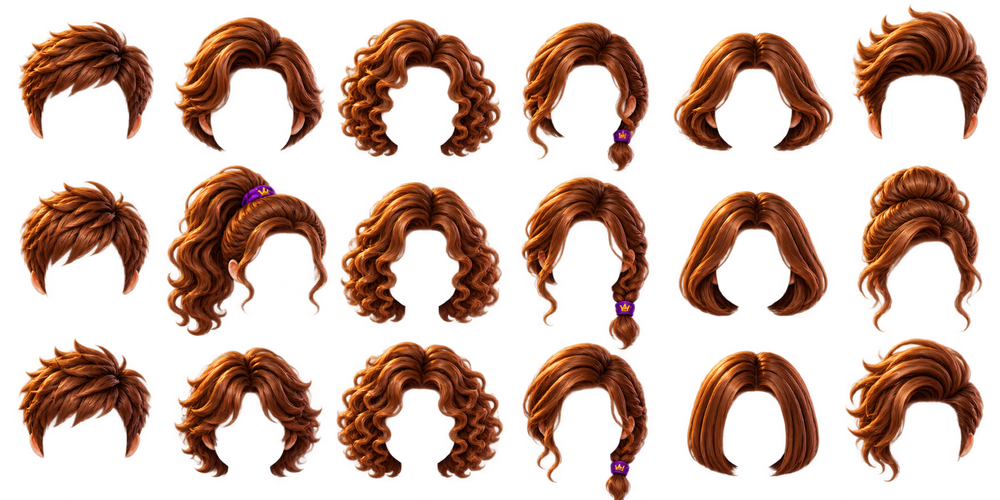
#> input picture assets/images/menti_2_2/premium/hair.png, 1000 x 500 px, shrunk from 1774 x 887 before the run
$ python index_menti_braid_masks.py
#> lines starting #> are read from the running program, lines starting #| are printed output that depends on the picture
"""Index detached atlas contamination without changing any original PNG pixel.

The largest opaque core is the braid; tiny alpha halos can connect neighbouring
atlas tiles. A multi-source flood assigns original antialias pixels to their
nearest core. Only foreign cores and isolated fragments are excluded. No source
image is edited. Requires Pillow for development.
"""
from collections import deque
import hashlib
from pathlib import Path
import re

from PIL import Image

root = Path(__file__).resolve().parents[1]
asset = root / 'assets/images/menti_2_2/premium/hair.png'
alpha = Image.open(asset).getchannel('A')
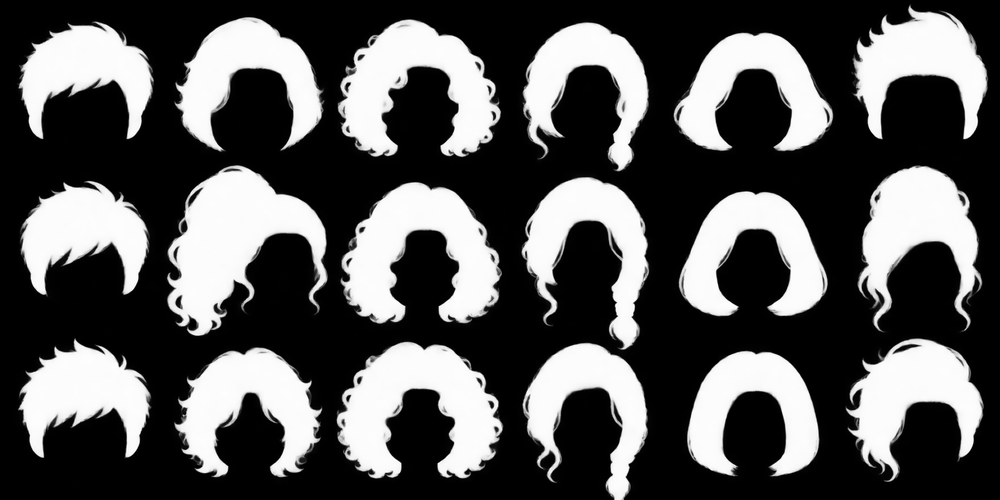
#> alpha: PIL image 1000x500 L; min 0, max 255, mean 87.4
#> (the run stopped early here; a loop or call above may not have finished)

$ run again, with assets/images/menti_2_2/premium/bodies.png copied over assets/images/menti_2_2/premium/hair.png
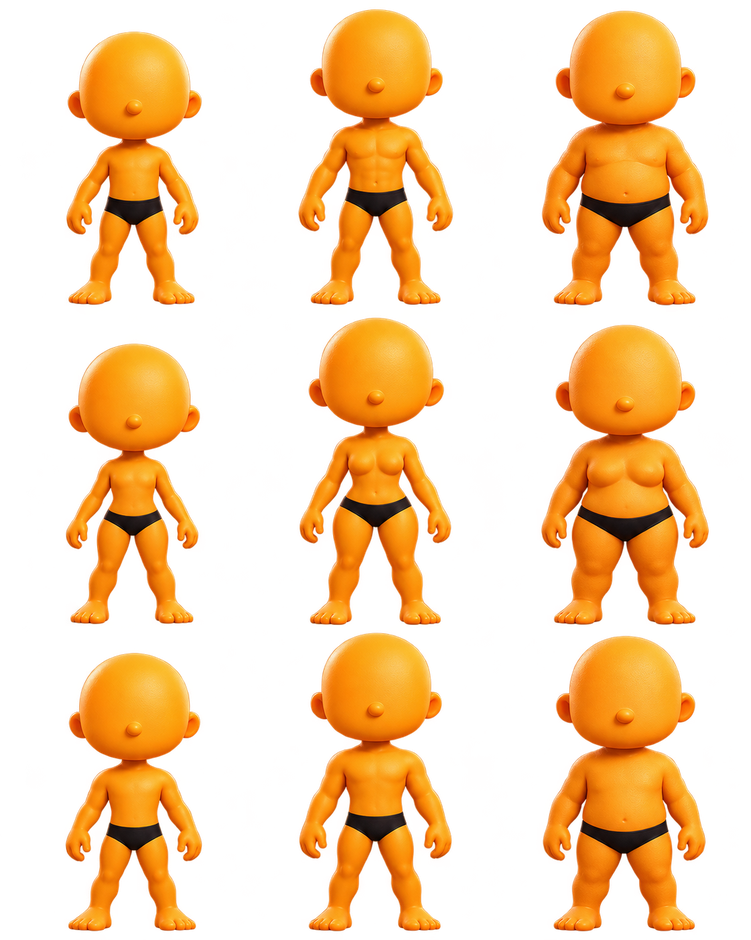
#> input picture assets/images/menti_2_2/premium/bodies.png, 751 x 940 px, shrunk from 1121 x 1403 before the run
#> `alpha = Image.open(asset).getchannel('A')`:
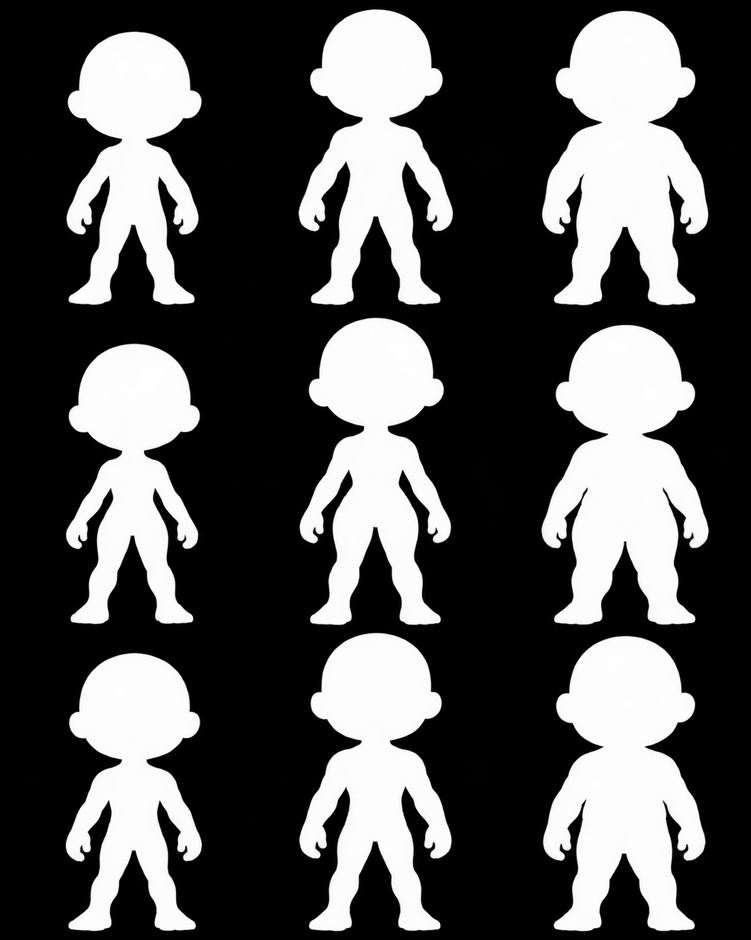
#> alpha: PIL image 751x940 L; min 0, max 255, mean 84.9

$ run again, with assets/images/menti_2_2/premium/bow-silk-226.png copied over assets/images/menti_2_2/premium/hair.png
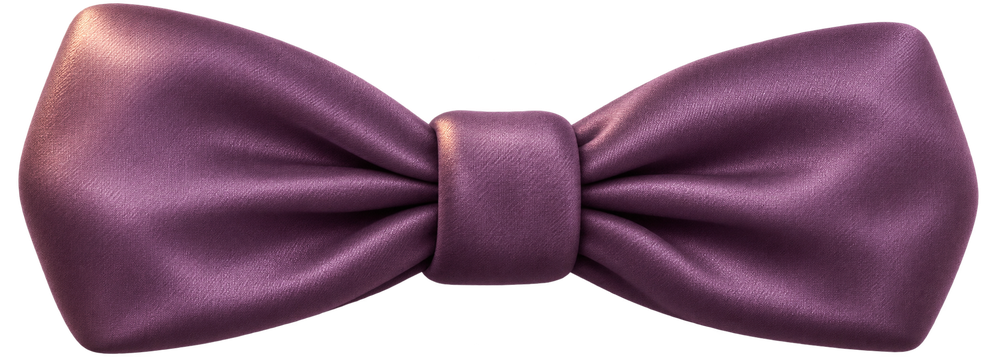
#> input picture assets/images/menti_2_2/premium/bow-silk-226.png, 1000 x 357 px, shrunk from 2098 x 749 before the run
#> `alpha = Image.open(asset).getchannel('A')`:
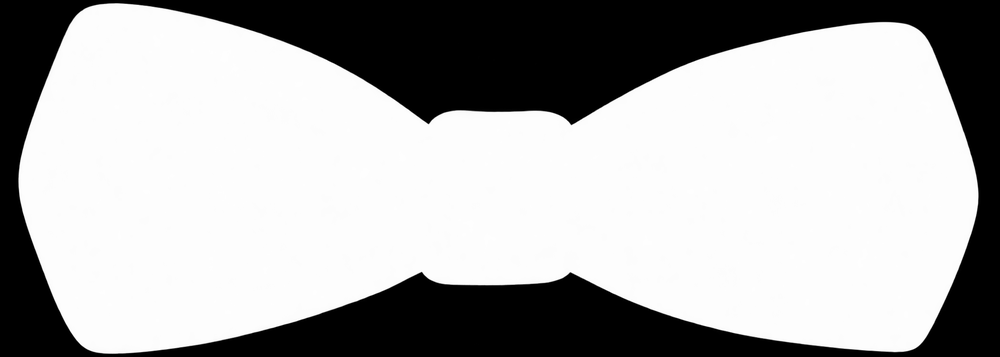
#> alpha: PIL image 1000x357 L; min 0, max 255, mean 171.7

$ run again, with assets/images/menti_2_2/premium/features.png copied over assets/images/menti_2_2/premium/hair.png
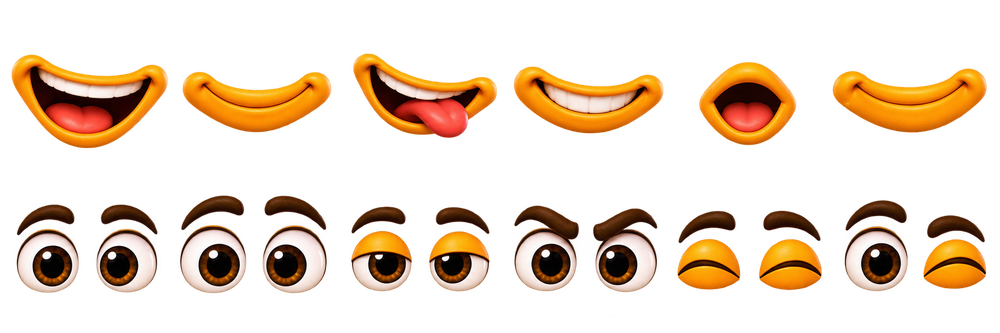
#> input picture assets/images/menti_2_2/premium/features.png, 1000 x 333 px, shrunk from 2172 x 724 before the run
#> `alpha = Image.open(asset).getchannel('A')`:
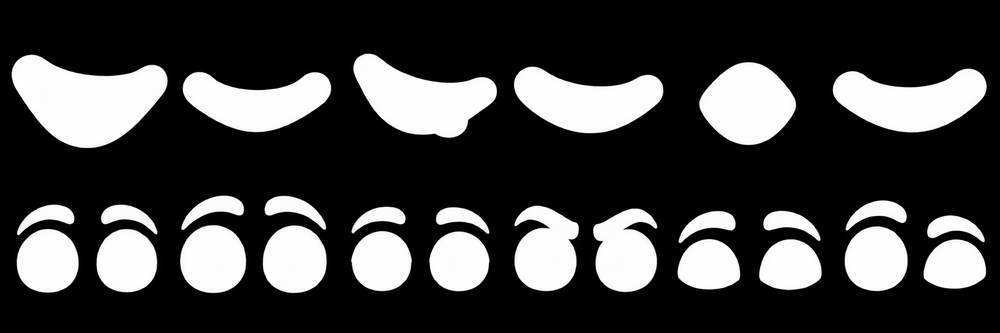
#> alpha: PIL image 1000x333 L; min 0, max 255, mean 64.6
